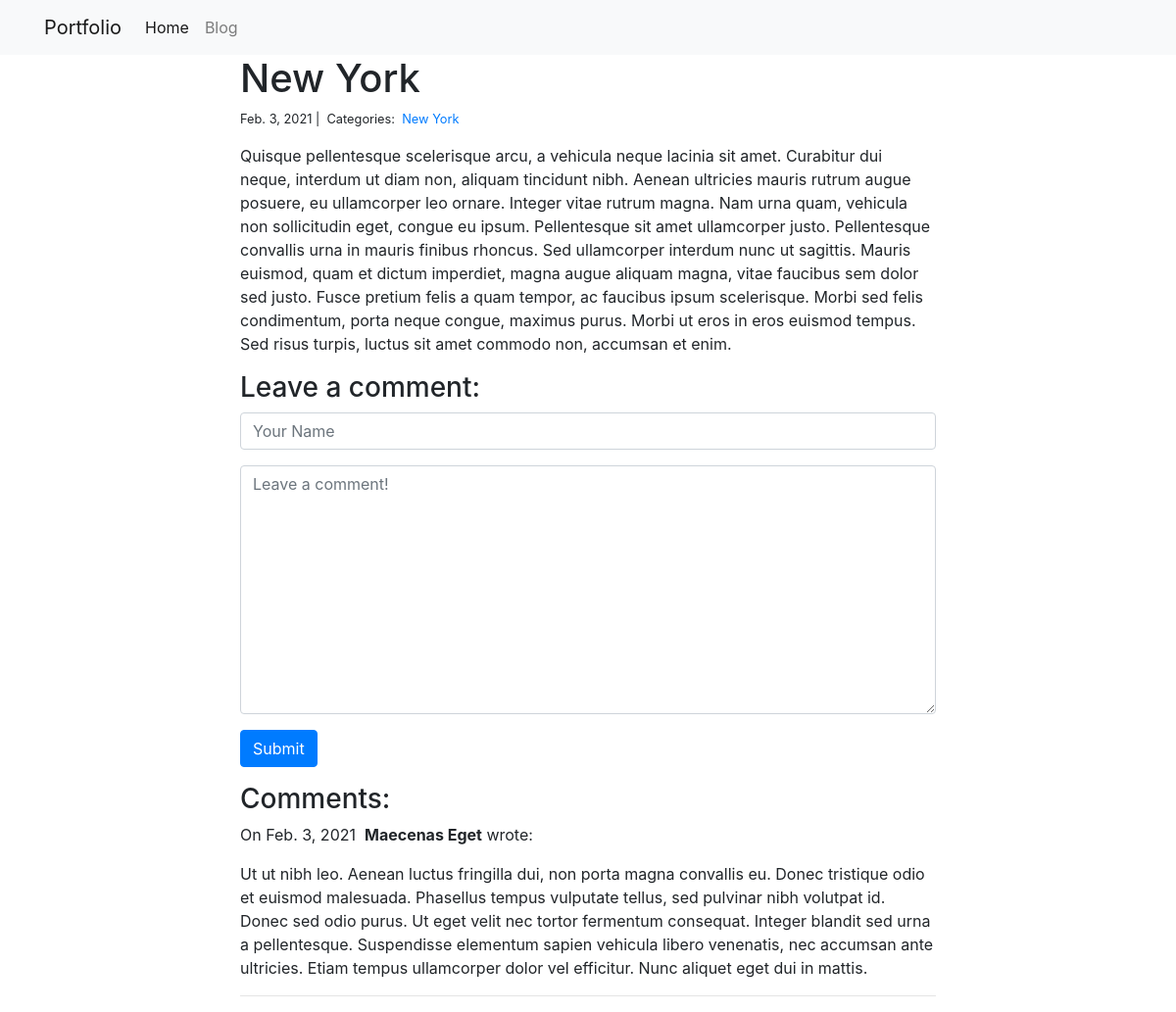
Page /blog/1/ on the committed database.
### blog/models.py (models this page shows)
class Post(models.Model):
    title = models.CharField(max_length=255)
    body = models.TextField()
    created_on = models.DateTimeField(auto_now_add=True)
    last_modified = models.DateTimeField(auto_now=True)
    categories = models.ManyToManyField('Category', related_name='posts')

class Category(models.Model):
    name = models.CharField(max_length=20)

class Comment(models.Model):
    author = models.CharField(max_length=60)
    body = models.TextField()
    created_on = models.DateTimeField(auto_now_add=True)
    post = models.ForeignKey('Post', on_delete=models.CASCADE)

### blog/views.py (the view)
# urls.py: path("<int:pk>/", views.blog_detail, name="blog_detail"),
def blog_detail(request, pk):
    post = Post.objects.get(pk=pk)
    form = CommentForm()
    if request.method == 'POST':
        form = CommentForm(request.POST)
        if form.is_valid():
            comment = Comment(author=form.cleaned_data["author"],body=form.cleaned_data["body"],post=post)
            comment.save()
    comments = Comment.objects.filter(post=post)
    context = {"post": post,"comments": comments,"form": form,}
    return render(request, "blog_detail.html", context)

### blog/forms.py
class CommentForm(forms.Form):
    author = forms.CharField(max_length=60,widget=forms.TextInput(attrs={"class": "form-control","placeholder": "Your Name"}))
    body = forms.CharField(widget=forms.Textarea(attrs={"class": "form-control", "placeholder": "Leave a comment!"}))

### blog/templates/blog_detail.html (shortened to what this page needs)
{% extends "base.html" %}
{% block page_content %}
<div class="col-md-8 offset-md-2">
    <h1>{{ post.title }}</h1>
    <small>
        {{ post.created_on.date }} |&nbsp;
        Categories:&nbsp;
        {% for category in post.categories.all %}
        <a href="{% url 'blog_category' category.name %}">
            {{ category.name }}
        </a>&nbsp;
        {% endfor %}
    </small>
    <p>{{ post.body | linebreaks }}</p>
    <h3>Leave a comment:</h3>
    <form action="/blog/{{ post.pk }}/" method="post">
        <div class="form-group">
            {{ form.author }}
        </div>
        <div class="form-group">
            {{ form.body }}
        </div>
        <button type="submit" class="btn btn-primary">Submit</button>
    </form>
    <h3>Comments:</h3>
    {% for comment in comments %}
    <p>
        On {{comment.created_on.date }}&nbsp;
        <b>{{ comment.author }}</b> wrote:
    </p>
    <p>{{ comment.body }}</p>
    <hr>
    {% endfor %}
</div>
{% endblock %}

### rows in the picture
Post: title "New York", created_on "Feb. 3, 2021", body "Quisque pellentesque scelerisque arcu, a vehicula neque lacinia sit amet. Curabitur dui neque, interdum ut diam non, aliquam tincidunt nibh. Aenean ultricies mauris rutrum augue posuere, eu ullamcorper leo ornare. Integer vitae rutrum magna. Nam urna quam, vehicula non sollicitudin eget, congue eu ipsum. Pellentesque sit amet ullamcorper justo. Pellentesque convallis urna in mauris finibus rhoncus. Sed ullamcorper interdum nunc ut sagittis. Mauris euismod, quam et dictum imperdiet, magna augue aliquam magna, vitae faucibus sem dolor sed justo. Fusce pretium felis a quam tempor, ac faucibus ipsum scelerisque. Morbi sed felis condimentum, porta neque congue, maximus purus. Morbi ut eros in…"
Category: name "New York"
Comment: created_on "Feb. 3, 2021", author "Maecenas Eget", body "Ut ut nibh leo. Aenean luctus fringilla dui, non porta magna convallis eu. Donec tristique odio et euismod malesuada. Phasellus tempus vulputate tellus, sed pulvinar nibh volutpat id. Donec sed odio purus. Ut eget velit nec tortor fermentum consequat. Integer blandit sed urna a pellentesque. Suspendisse elementum sapien vehicula libero venenatis, nec accumsan ante ultricies. Etiam tempus ullamcorper dolor vel efficitur. Nunc aliquet eget dui in mattis."
